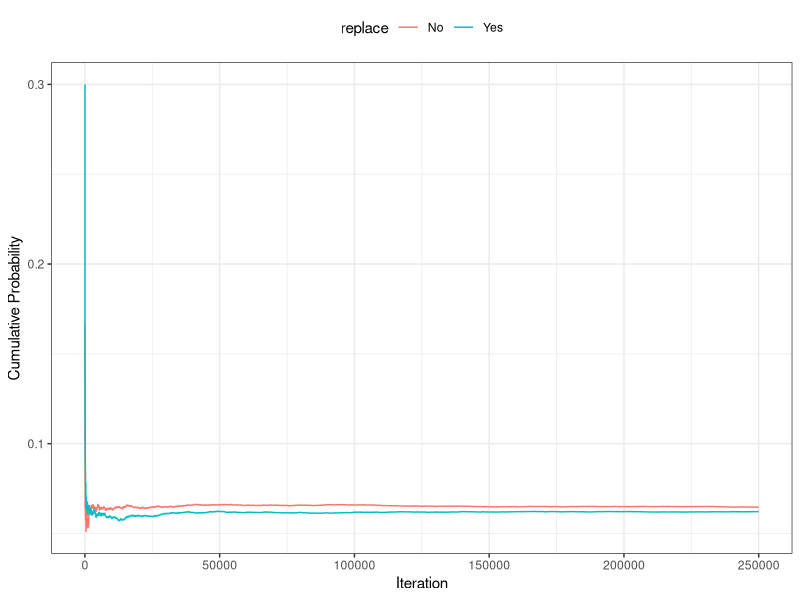

Generate this figure with R: (Note: this script raises an error after producing the figure.)
###################################
## Code for POLSCI 9590 Week 3   ##
## Dave Armstrong                ##
## University of Western Ontario ##
## dave.armstrong@uwo.ca         ##
## 2024                          ##
###################################

library(ggplot2)
library(dplyr)
library(rio)
library(scales)

marbles <- function(draws, 
                    colors=c("red" = 10, "blue" = 10, "yellow" = 10, "green" = 10), 
                    replace=FALSE){
  # draws should be a character vector of required draws
  # colors defines the contents of the marble bag
  # replace indicates whether a drawn marble should be replaced in the bag
  ## make the bag 
  inbag <- rep(names(colors), colors)
  ## initialize the draws
  out_draw <- NULL
  ## loop over the values in draws
  for(i in 1:length(draws)){
    ## sample 1 observation from the bag
    tmp_s <- sample(inbag, 1)
    ## record the sampled item in the output object
    out_draw <- c(out_draw, tmp_s)
    if(!replace){
      ## if no replacement, then remove the drawn value
      ## from the bag
      w <- min(which(inbag == tmp_s))
      inbag <- inbag[-w]
    }
  }
  ## return a vector indicating whether the 
  ## draw matched all the conditions
  all(out_draw == draws)
}


reps1 <- replicate(250000, 
                   marbles(c("red", "green"), 
                      replace=TRUE)
                  )
reps2 <- replicate(250000, 
                   marbles(c("red", "green"), 
                           replace=FALSE)
                   )
tmp <- tibble(
  reps = c(reps1, reps2), 
  it = rep(1:250000, 2), 
  replace=rep(c("Yes", "No"), each=250000))
tmp <- tmp %>%
  group_by(replace) %>% 
  mutate(cm = cummean(reps)) %>% 
  filter(it %% 10 == 0)


ggplot(tmp, aes(x=it, 
                y=cm, 
                colour=replace))+ 
  geom_line() + 
  theme_bw() + 
  labs(x="Iteration", 
       y="Cumulative Probability") + 
  theme(legend.position="top")

# case_when(x, 
#   condition1 ~ value1, 
#   condition2 ~ value2, 
#   TRUE ~ value3)


dat = data.frame(x = c(1,2,3,4))
dat <- dat%>% 
  mutate(y = case_when(x <=3 ~ "yes", 
                       TRUE ~ "no"))
dat


dat <- dat %>% 
  mutate(y = case_when(x %in% c(1,2,3) ~ "yes", 
                       TRUE ~ "no"))
dat


dat <- data.frame(x = c(1,2,3,4, NA))
dat <- dat %>% 
  mutate(y = case_when(x <=3 ~ "yes", 
               TRUE ~ "no"))
dat


dat <- dat %>% 
  mutate(y = case_when(x <=3 ~ "yes", 
               is.na(x) ~ NA_character_, 
               TRUE ~ "no"))
dat


dat <- data.frame(x=1:4)
dat <- dat %>% 
  mutate(y = case_when(x <= 2 ~ "l", 
                       x >= 2 ~ "g"), 
         z = case_when(x >= 2 ~ "g",
               x <= 2 ~ "l"))
dat


ces <- import("ces19.dta")
q40 <- quantile(ces$market, .4, na.rm=TRUE)
ces <- ces %>% 
  mutate(market_01 = case_when(
    market < q40 ~ 0, 
    is.na(market) ~ NA_real_, 
    TRUE ~ 1
  ))
table(ces$market_01, useNA="ifany")


ces <- ces %>% 
  mutate(heart_ndp = case_when(
    leader_lib < leader_ndp & leader_con < leader_ndp ~ "yes", 
    is.na(leader_lib) | is.na(leader_con) | is.na(leader_ndp) ~ NA_character_, 
    TRUE ~ "no"))
table(ces$heart_ndp, useNA="ifany")


ces %>% 
  mutate(vote = factorize(vote)) %>% 
  group_by(vote, heart_ndp) %>% 
  summarise(n = n()) %>% 
  na.omit() %>% 
  group_by(heart_ndp) %>% 
  mutate(pct = n/sum(n)) %>% 
  ggplot(aes(x=vote, y=pct, fill=heart_ndp)) + 
    geom_bar(stat="identity", 
             position=position_dodge()) + 
    theme_classic() + 
  scale_y_continuous(label=percent) + 
  labs(x="Vote in 2019 Federal Election", 
       y="Percentage Voting For", 
       fill="Like NDP\nLeader Most")

